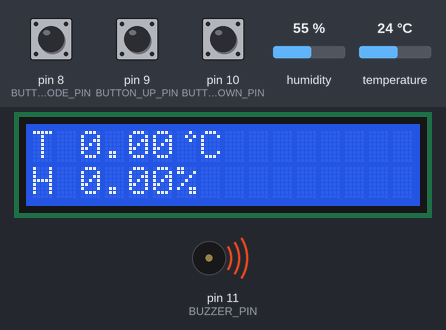
The sketch below on a simulated Arduino Uno, built with avr-gcc and run on an emulated ATmega328P. Shown: 16×2 character LCD, buzzer (waves = sounding). Wiring (inferred from the names in the program): DHT11 sensor: data pin 12. Inputs (shaded band) come from the test bench; at power-on: pin 8 (BUTTON_MODE_PIN) HIGH, humidity 55 %, pin 9 (BUTTON_UP_PIN) HIGH, pin 10 (BUTTON_DOWN_PIN) HIGH, temperature 24 °C.

Above: at 1.2 s.
1.3 s: pin 8 (BUTTON_MODE_PIN) pulled LOW for 0.15 s
At 2.9 s:
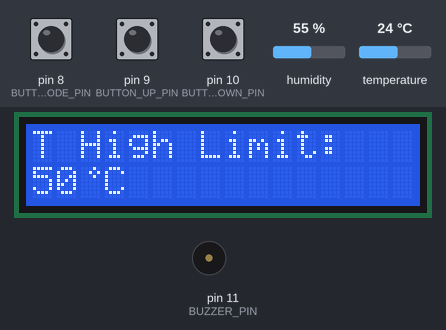
3.3 s: pin 8 (BUTTON_MODE_PIN) pulled LOW for 1 s
At 4.7 s:
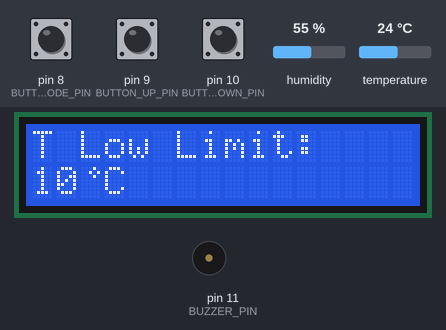
5.8 s: pin 8 (BUTTON_MODE_PIN) pulled LOW for 0.15 s
At 6.6 s:
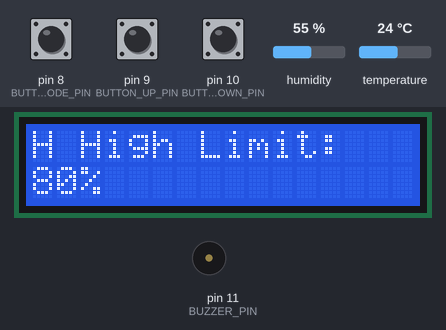
7.5 s: pin 8 (BUTTON_MODE_PIN) pulled LOW for 3.2 s
At 8.0 s:
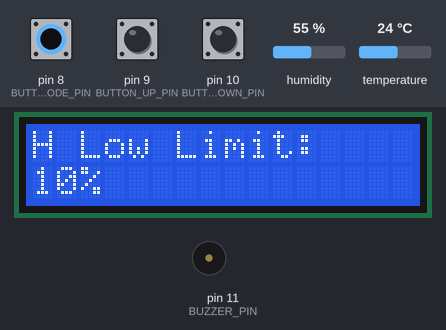
12.2 s: humidity set to 79 %
14.0 s: humidity set to 82 %
At 15.4 s:
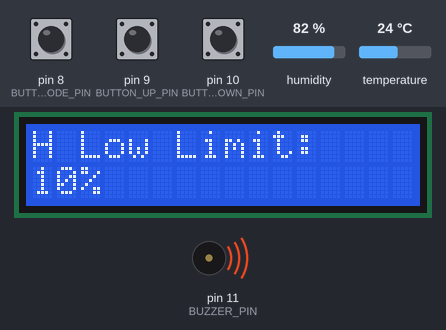
Timing chart, 0 to 20.4 s (numbered marks = the images above; inputs shaded):
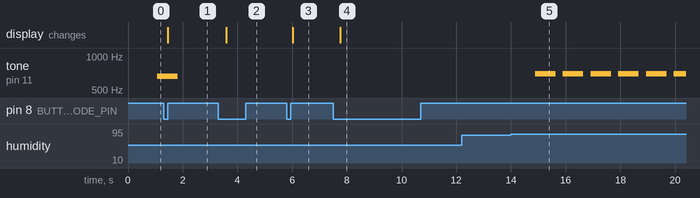

Measured:
- the behaviour switches between 80 and 81 % on humidity (found by bisection; images 4 and 5)
- after the input at 1.3 s, the display: changes after 0.16 s (image 1)
- after the input at 3.3 s, the display: changes after 0.29 s (image 2)
- after the input at 5.8 s, the display: changes after 0.23 s (image 3)
- after the input at 7.5 s, the display: changes after 0.26 s (image 4)
- after the input at 12.2 s, every drawn part: stays the same
- after the input at 14.0 s, tone on pin 11 (BUZZER_PIN): alternates 698 Hz for 0.75 s and silent for 0.26 s, starting after 0.88 s

The sketch:

ch07_DHT11_alarm.ino
```cpp
// 匯入所需程式庫的標頭檔
#include <LiquidCrystal.h>
#include <EEPROM.h>
#include <DHT.h>
#include <Bounce.h>
#include <Timer.h>
// 定義連接腳位
#define LCD_RS_PIN 2
#define LCD_E_PIN 3
#define LCD_D4_PIN 4
#define LCD_D5_PIN 5
#define LCD_D6_PIN 6
#define LCD_D7_PIN 7
#define BUTTON_MODE_PIN 8
#define BUTTON_UP_PIN 9
#define BUTTON_DOWN_PIN 10
#define BUZZER_PIN 11
#define DHT_PIN 12

// 建立LiquidCrystal物件
LiquidCrystal lcd(LCD_RS_PIN, LCD_E_PIN, LCD_D4_PIN, LCD_D5_PIN, LCD_D6_PIN, LCD_D7_PIN);

#define DHTTYPE DHT11   // DHT 11
//#define DHTTYPE DHT22   // DHT 22, AM2302
//#define DHTTYPE DHT21   // DHT 21, AM2301
DHT dht(DHT_PIN, DHTTYPE);

// 建立除彈跳的Bounce物件
#define DEBOUNCE_DELAY 50 // milliseconds
Bounce bMode = Bounce(BUTTON_MODE_PIN, DEBOUNCE_DELAY);
Bounce bUp = Bounce(BUTTON_UP_PIN, DEBOUNCE_DELAY);
Bounce bDown = Bounce(BUTTON_DOWN_PIN, DEBOUNCE_DELAY);

// 供tone函式使用的音符頻率
#define NOTE_C5  523 // Do
#define NOTE_CS5 554
#define NOTE_D5  587 // Re
#define NOTE_DS5 622
#define NOTE_E5  659 // Mi
#define NOTE_F5  698 // Fa
#define NOTE_FS5 740
#define NOTE_G5  784 // So
#define NOTE_GS5 831
#define NOTE_A5  880 // La
#define NOTE_AS5 932
#define NOTE_B5  988 // Si

float t; // 儲存溫度
float h; // 儲存濕度

// 定義狀態機的可能狀態，整支程式會有5種狀態，LCD也會有5種顯示模式
typedef enum{
  S_Temperature_High_Limit,
  S_Temperature_Low_Limit,
  S_Humidity_High_Limit,
  S_Humidity_Low_Limit,
  S_Normal,
  S_Max = S_Normal,
}State;
State state;
// 儲存溫度上限、溫度下限、濕度上限、濕度下限
byte limits[S_Max] = {
  50, 10, 80, 10,
};

boolean needToRefresh = false;
void lcdRefresh(){
  if(needToRefresh == false){
    return;
  }
  lcd.clear();
  switch(state){
    case S_Normal:
      lcd.print("T ");
      lcd.print(t);
      lcd.write(byte(0));
      lcd.print('C');
      lcd.setCursor(0, 1);
      lcd.print("H ");
      lcd.print(h);
      lcd.print('%');
    break;
    case S_Temperature_High_Limit:
      lcd.print("T High Limit: ");
      lcd.setCursor(0, 1);
      lcd.print(limits[S_Temperature_High_Limit]);
      lcd.write(byte(0));
      lcd.print('C');
    break;
    case S_Temperature_Low_Limit:
      lcd.print("T Low Limit: ");
      lcd.setCursor(0, 1);
      lcd.print(limits[S_Temperature_Low_Limit]);
      lcd.write(byte(0));
      lcd.print('C');
    break;
    case S_Humidity_High_Limit:
      lcd.print("H High Limit: ");
      lcd.setCursor(0, 1);
      lcd.print(limits[S_Humidity_High_Limit]);
      lcd.print('%');
    break;
    case S_Humidity_Low_Limit:
      lcd.print("H Low Limit: ");
      lcd.setCursor(0, 1);
      lcd.print(limits[S_Humidity_Low_Limit]);
      lcd.print('%');
    break;
  }
  needToRefresh = false;
}

// 每隔一段時間就讀取最新的溫濕度讀數
Timer timerUpdateReadings;
void updateReadings(void *context){
  t = dht.readTemperature();
  h = dht.readHumidity();
  needToRefresh = true;
}

// 每隔一段時間就檢查目前溫濕度與上下限，若超過就發出警告聲
Timer timerCheckLimits;
void checkLimits(void *context){
  if(t < limits[S_Temperature_Low_Limit]){
    tone(BUZZER_PIN, NOTE_C5, 3000 / 4);
  }
  else if(limits[S_Temperature_High_Limit] < t){
    tone(BUZZER_PIN, NOTE_D5, 3000 / 4);
  }

  if(h < limits[S_Humidity_Low_Limit]){
    tone(BUZZER_PIN, NOTE_E5, 3000 / 4);
  }
  else if(limits[S_Humidity_High_Limit] < h){
    tone(BUZZER_PIN, NOTE_F5, 3000 / 4);
  }
}

byte degreeCircle[8] = { // 度數小圈圈的字型
  B00010,
  B00101,
  B00010,
  B00000,
  B00000,
  B00000,
  B00000,
};
void setup(void) {
  pinMode(BUTTON_MODE_PIN, INPUT_PULLUP);
  pinMode(BUTTON_UP_PIN, INPUT_PULLUP);
  pinMode(BUTTON_DOWN_PIN, INPUT_PULLUP);
  lcd.createChar(0, degreeCircle);
  lcd.begin(16, 2);
  dht.begin();
  timerUpdateReadings.every(2000, updateReadings, NULL);
  timerCheckLimits.every(1000, checkLimits, NULL);
  state = S_Normal;
  needToRefresh = true;

  // 從EEPROM讀取先前儲存的上下限
  // 若是0xFF，代表這是第一次讀取
  byte v;
  for(int i = S_Temperature_High_Limit; i < S_Max; i++){
    v = EEPROM.read(i);
    if(v != 0xFF){
      limits[i] = v;
    }
  }
}

// 使用者修改上下限後，將新數值儲存到EEPROM裡
boolean needToSaveLimits = false;
void saveLimits(){
  if(needToSaveLimits == false){
    return;
  }
  for(int i = S_Temperature_High_Limit; i < S_Max; i++){
    EEPROM.write(i, limits[i]);
  }
  needToSaveLimits = false;
}
void loop(void) {
  // 更新計時器，若時間到了就會呼叫先前設定的回呼函式
  timerUpdateReadings.update();
  timerCheckLimits.update();
  lcdRefresh(); // 更新LCD畫面
  saveLimits(); // 儲存上下限數值

  // 讀取開關狀態，是否被按下
  boolean bModePressed = bMode.update() == true && bMode.read() == LOW;
  boolean bUpPressed = bUp.update() == true && bUp.read() == LOW;
  boolean bDownPressed = bDown.update() == true && bDown.read() == LOW;

  if(bModePressed){ // 若按下BUTTON_MODE_PIN就跳到下一個模式
    needToRefresh = true;
    switch(state){
      case S_Normal:
        state = S_Temperature_High_Limit;
      break;
      case S_Temperature_High_Limit:
        state = S_Temperature_Low_Limit;
      break;
      case S_Temperature_Low_Limit:
        state = S_Humidity_High_Limit;
      break;
      case S_Humidity_High_Limit:
        state = S_Humidity_Low_Limit;
      break;
      case S_Humidity_Low_Limit:
        state = S_Normal;
      break;
    }
  }

  switch(state){
    case S_Temperature_High_Limit:
    case S_Temperature_Low_Limit:
    case S_Humidity_High_Limit:
    case S_Humidity_Low_Limit:
      if(bUpPressed){ // 按下BUTTON_UP_PIN，增加數值
        limits[state]++;
        needToRefresh = true;
        needToSaveLimits = true;
      }
      if(bDownPressed){ // 按下BUTTON_DOWN_PIN，減少數值
        limits[state]--;
        needToRefresh = true;
        needToSaveLimits = true;
      }
      delay(100);
    break;
  }
}
```
